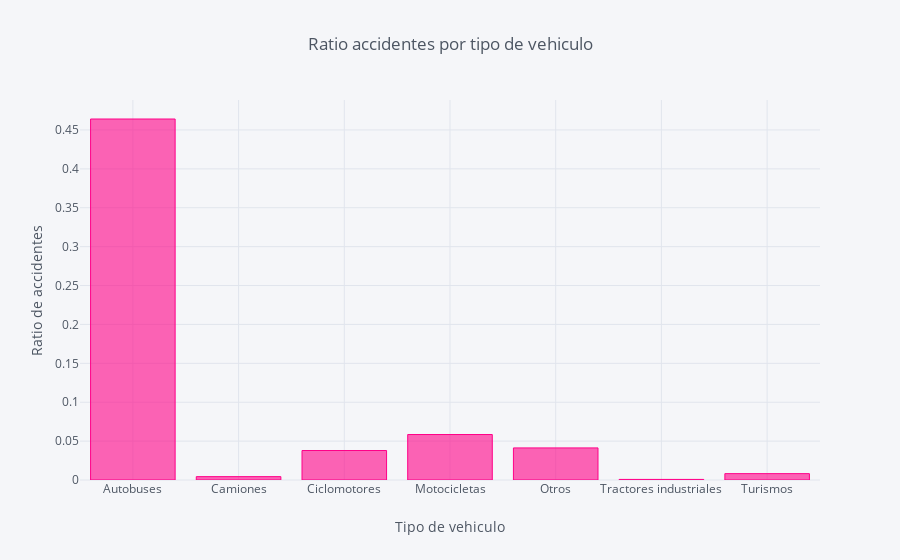

Notebook source saved alongside this figure:
### Code cell
#Mostramos una grafica de los datos:
bcn_vehicles_acc.drop(['Numero_accidentes','Numero_Vehiculos'], inplace=True, axis=1)
bcn_vehicles_acc.iplot(kind='bar', x='Tipo_Vehiculo', xTitle='Tipo de vehiculo', color='pink',
           yTitle='Ratio de accidentes', title='Ratio accidentes por tipo de vehiculo')

### Figure 1 — Plotly figure (JSON) as saved in the notebook; plotly's stock layout.template omitted (floating-point values rounded to 4 significant figures)
{"data": [{"marker": {"color": "rgba(255, 0, 136, 0.6)", "line": {"color": "rgba(255, 0, 136, 1.0)", "width": 1}}, "name": "Ratio", "orientation": "v", "text": "", "type": "bar", "uid": "b08024a9-2b0c-4a4c-b2c0-d41017901cdc", "x": ["Autobuses", "Camiones", "Ciclomotores", "Motocicletas", "Otros", "Tractores industriales", "Turismos"], "y": [0.4641, 0.004321, 0.03792, 0.05847, 0.04125, 0.0007491, 0.008196]}], "layout": {"legend": {"bgcolor": "#F5F6F9", "font": {"color": "#4D5663"}}, "paper_bgcolor": "#F5F6F9", "plot_bgcolor": "#F5F6F9", "title": {"font": {"color": "#4D5663"}, "text": "Ratio accidentes por tipo de vehiculo"}, "xaxis": {"gridcolor": "#E1E5ED", "showgrid": true, "tickfont": {"color": "#4D5663"}, "title": {"font": {"color": "#4D5663"}, "text": "Tipo de vehiculo"}, "zerolinecolor": "#E1E5ED"}, "yaxis": {"gridcolor": "#E1E5ED", "showgrid": true, "tickfont": {"color": "#4D5663"}, "title": {"font": {"color": "#4D5663"}, "text": "Ratio de accidentes"}, "zerolinecolor": "#E1E5ED"}}}
